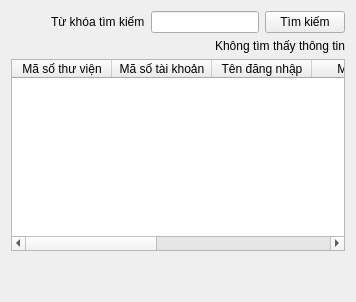
            <widget class="QWidget" name="tab_2">
             <attribute name="title">
              <string>Tìm kiếm tài khoản</string>
             </attribute>
             <layout class="QVBoxLayout" name="verticalLayout">
              <item>
               <layout class="QHBoxLayout" name="horizontalLayout_27">
                <item>
                 <spacer name="horizontalSpacer_9">
                  <property name="orientation">
                   <enum>Qt::Horizontal</enum>
                  </property>
                  <property name="sizeHint" stdset="0">
                   <size>
                    <width>40</width>
                    <height>20</height>
                   </size>
                  </property>
                 </spacer>
                </item>
                <item>
                 <widget class="QLabel" name="label_28">
                  <property name="text">
                   <string>Từ khóa tìm kiếm</string>
                  </property>
                 </widget>
                </item>
                <item>
                 <widget class="QLineEdit" name="searchAccount_searchLine"/>
                </item>
                <item>
                 <widget class="QPushButton" name="searchAccount_searchButton">
                  <property name="text">
                   <string>Tìm kiếm</string>
                  </property>
                 </widget>
                </item>
               </layout>
              </item>
              <item>
               <widget class="QLabel" name="searchAccount_nFoundLabel">
                <property name="text">
                 <string>&lt;html&gt;&lt;head/&gt;&lt;body&gt;&lt;p align=&quot;right&quot;&gt;Không tìm thấy thông tin&lt;/p&gt;&lt;/body&gt;&lt;/html&gt;</string>
                </property>
               </widget>
              </item>
              <item>
               <widget class="QTableWidget" name="searchAccount_table">
                <column>
                 <property name="text">
                  <string>Mã số thư viện</string>
                 </property>
                </column>
                <column>
                 <property name="text">
                  <string>Mã số tài khoản</string>
                 </property>
                </column>
                <column>
                 <property name="text">
                  <string>Tên đăng nhập</string>
                 </property>
                </column>
                <column>
                 <property name="text">
                  <string>Mật khẩu</string>
                 </property>
                </column>
                <column>
                 <property name="text">
                  <string>Đọc giả</string>
                 </property>
                </column>
                <column>
                 <property name="text">
                  <string>Thủ thư</string>
                 </property>
                </column>
                <column>
                 <property name="text">
                  <string>Quản lý người dùng</string>
                 </property>
                </column>
               </widget>
              </item>
              <item>
               <spacer name="verticalSpacer_14">
                <property name="orientation">
                 <enum>Qt::Vertical</enum>
                </property>
                <property name="sizeHint" stdset="0">
                 <size>
                  <width>20</width>
                  <height>40</height>
                 </size>
                </property>
               </spacer>
              </item>
             </layout>
            </widget>
